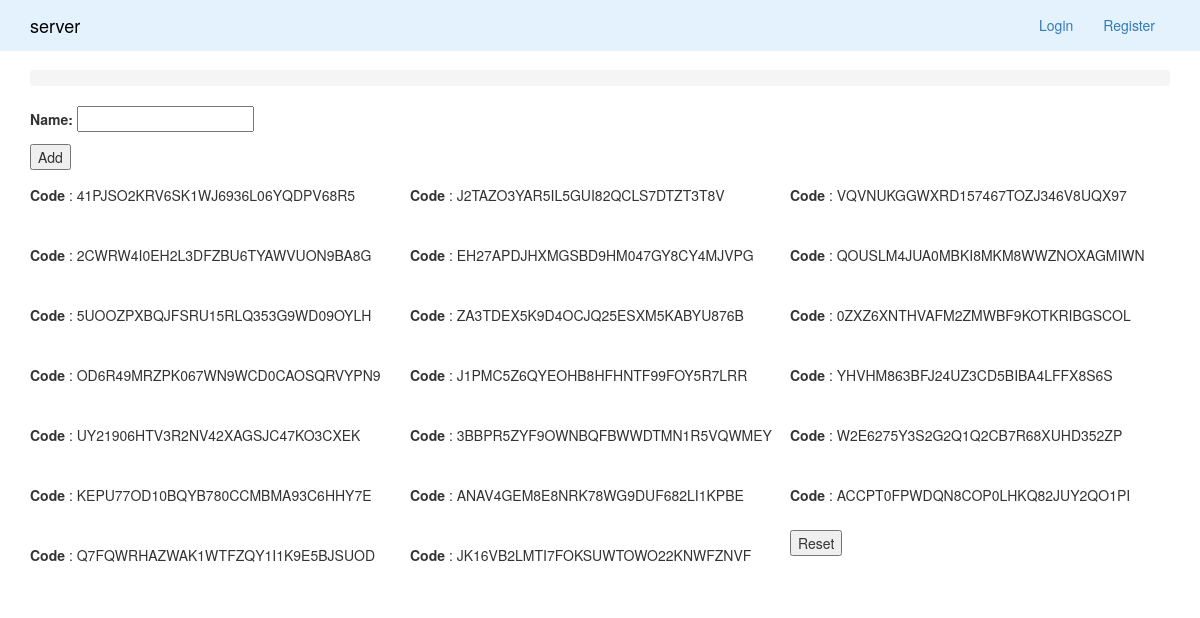
Page /backdoor-add-code on the committed database.
### firmware/models/Code.py (models this page shows)
class Code(models.Model):
    name = models.CharField(max_length=200, unique=True)
    is_used = models.BooleanField(default=False)

### firmware/views/BackdoorAddCodeView.py (the view, shortened to what this page needs)
# urls.py: url(r'^backdoor-add-code$', BackdoorAddCodeView.as_view(), name='backdoor-add-code'),
@method_decorator([csrf_exempt], name='dispatch')
class BackdoorAddCodeView(View):
    template_name = 'firmware/code.html'
    def get_codes(self):
        objects = Code.objects.all()
        return objects
    def get(self, request):
        codes = self.get_codes()
        context = {'backdoor_add_code_form':BackdoorAddCodeForm(), 'codes': codes}
        return TemplateResponse(request, self.template_name, context)

### firmware/forms/BackdoorAddCodeForm.py (shortened to what this page needs)
class BackdoorAddCodeForm(forms.Form):
    name = forms.CharField()

### firmware/context_processors.py (called while the page is built)
def is_moderator(request):
    return request.user.groups.filter(name='moderator').exists()

def user(request):
    return {
        'user': request.user,
        'moderator': is_moderator(request)
    }

### templates/firmware/code.html
{% extends 'includes/layout.html' %}
{% load static %}
{% load humanize %}
{% load mathfilters %}
{% block content %}
    {% if backdoor_add_code_form %}
        <form method='post'>
            {{ backdoor_add_code_form.as_p }}
            <button type='submit'> Add </button>
        </form>
    {% endif %}
    {% for code in codes %}
        <div class='col-lg-4' style='margin: 15px 0'>
            <div class="row">
                <p> <strong> Code </strong>: {{code.name}} </p>
            </div>
        </div>
    {% endfor %}
    <form method='post' action="{% url 'firmware:backdoor-reset-code' %}">{% csrf_token %}
        <button type='submit'> Reset </button>
    </form>
{% endblock %}

### static/css/shop-homepage.css (style rules this page uses)
body { padding-top: 70px; }

### rows in the picture
Code: name "41PJSO2KRV6SK1WJ6936L06YQDPV68R5"
Code: name "J2TAZO3YAR5IL5GUI82QCLS7DTZT3T8V"
Code: name "VQVNUKGGWXRD157467TOZJ346V8UQX97"
Code: name "2CWRW4I0EH2L3DFZBU6TYAWVUON9BA8G"
Code: name "EH27APDJHXMGSBD9HM047GY8CY4MJVPG"
Code: name "QOUSLM4JUA0MBKI8MKM8WWZNOXAGMIWN"
Code: name "5UOOZPXBQJFSRU15RLQ353G9WD09OYLH"
Code: name "ZA3TDEX5K9D4OCJQ25ESXM5KABYU876B"
Code: name "0ZXZ6XNTHVAFM2ZMWBF9KOTKRIBGSCOL"
Code: name "OD6R49MRZPK067WN9WCD0CAOSQRVYPN9"
Code: name "J1PMC5Z6QYEOHB8HFHNTF99FOY5R7LRR"
Code: name "YHVHM863BFJ24UZ3CD5BIBA4LFFX8S6S"
Code: name "UY21906HTV3R2NV42XAGSJC47KO3CXEK"
Code: name "3BBPR5ZYF9OWNBQFBWWDTMN1R5VQWMEY"
Code: name "W2E6275Y3S2G2Q1Q2CB7R68XUHD352ZP"
Code: name "KEPU77OD10BQYB780CCMBMA93C6HHY7E"
Code: name "ANAV4GEM8E8NRK78WG9DUF682LI1KPBE"
Code: name "ACCPT0FPWDQN8COP0LHKQ82JUY2QO1PI"
Code: name "Q7FQWRHAZWAK1WTFZQY1I1K9E5BJSUOD"
Code: name "JK16VB2LMTI7FOKSUWTOWO22KNWFZNVF"
